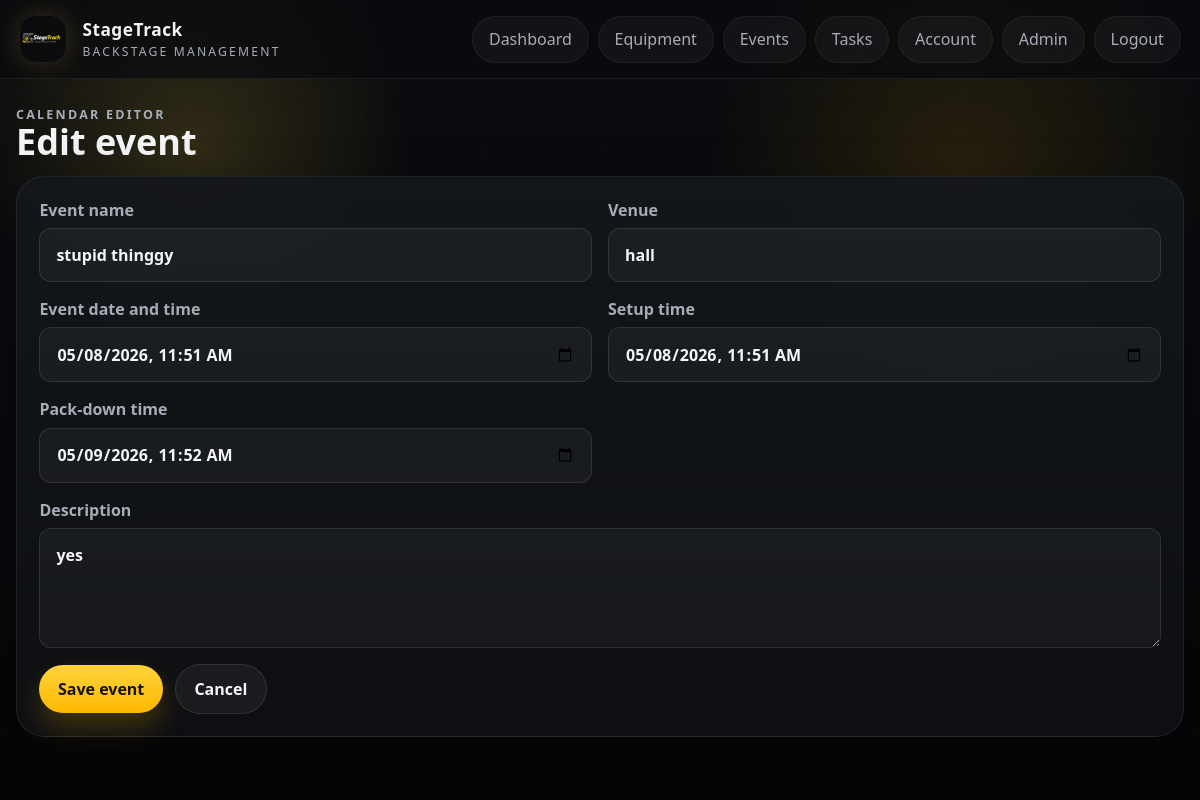
/events/1/edit (signed in), run on the app's committed database.
### app/models.py (models this page shows)
class Event(db.Model):
    id = db.Column(db.Integer, primary_key=True)
    name = db.Column(db.String(120), nullable=False)
    venue = db.Column(db.String(120), nullable=False)
    description = db.Column(db.Text)
    event_date = db.Column(db.DateTime, nullable=False)
    setup_time = db.Column(db.DateTime)
    packdown_time = db.Column(db.DateTime)
    created_by = db.Column(db.Integer, db.ForeignKey("user.id"))
    tasks = db.relationship("Task", back_populates="event", lazy=True)
    checklist_items = db.relationship("ChecklistItem", back_populates="event", lazy=True)
    checkouts = db.relationship("EquipmentCheckout", back_populates="event", lazy=True)

### app/events/routes.py (the view, shortened to what this page needs)
@events_bp.route("/<int:event_id>/edit", methods=["GET", "POST"])
@role_required("Admin", "Teacher", "Stage Manager")
def edit(event_id):
    event = Event.query.get_or_404(event_id)
    return render_template("events/form.html", event=event)

### app/auth/routes.py (called while the page is built)
def current_user():
    user_id = session.get("user_id")
    if not user_id:
        return None
    user = db.session.get(User, user_id)
    if user and not user.is_active:
        session.clear()
        return None
    return user

def role_required(*allowed_roles):
    def decorator(view):
        @wraps(view)
        def wrapped_view(*args, **kwargs):
            user = current_user()
            if not user:
                return redirect(url_for("auth.login"))
            if user.role not in allowed_roles:
                flash("You do not have permission to access that page.", "error")
                return redirect(url_for("dashboard"))
            return view(*args, **kwargs)
        return wrapped_view
    return decorator

@auth_bp.app_context_processor
def inject_user():
    first_user_pending = User.query.count() == 0
    return {
        "current_user": current_user(),
        "manager_roles": MANAGER_ROLES,
        "registration_open": first_user_pending,
    }

### app/templates/events/form.html (shortened to what this page needs)
{% extends "base.html" %}
{% block content %}
<section class="page-header">
    <div>
        <p class="eyebrow">Calendar editor</p>
        <h1>{% if event %}Edit{% else %}Add{% endif %} event</h1>
    </div>
</section>
<section class="panel">
    <form method="post" class="form-grid two-column">
        <label>
            Event name
            <input type="text" name="name" value="{{ event.name if event else '' }}" required>
        </label>
        <label>
            Venue
            <input type="text" name="venue" value="{{ event.venue if event else '' }}" required>
        </label>
        <label>
            Event date and time
            <input type="datetime-local" name="event_date" value="{{ event.event_date.strftime('%Y-%m-%dT%H:%M') if event else '' }}" required>
        </label>
        <label>
            Setup time
            <input type="datetime-local" name="setup_time" value="{{ event.setup_time.strftime('%Y-%m-%dT%H:%M') if event and event.setup_time else '' }}">
        </label>
        <label>
            Pack-down time
            <input type="datetime-local" name="packdown_time" value="{{ event.packdown_time.strftime('%Y-%m-%dT%H:%M') if event and event.packdown_time else '' }}">
        </label>
        <label class="full-width">
            Description
            <textarea name="description" rows="4">{{ event.description if event else '' }}</textarea>
        </label>
        <div class="actions full-width">
            <button class="button button-primary" type="submit">Save event</button>
            <a class="button button-secondary" href="{{ url_for('events.index') }}">Cancel</a>
        </div>
    </form>
</section>
{% endblock %}

### app/static/css/styles.css (style rules this page uses)
:root { --bg: #070809; --bg-soft: #101214; --surface: rgba(18, 20, 24, 0.92); --surface-strong: #14171b; --surface-soft: rgba(255, 255, 255, 0.04); --card: rgba(23, 26, 31, 0.88); --ink: #f4f5f7; --muted: #a6adb8; --line: rgba(255, 255, 255, 0.1); --gold: #ffd33d; --gold-strong: #ffb800; --gold-soft: rgba(255, 211, 61, 0.12); --accent: #f2ede3; --danger: #ff7d7d; --success: #69d48f; --shadow: 0 24px 60px rgba(0, 0, 0, 0.45); --shadow-soft: 0 14px 36px rgba(0, 0, 0, 0.25); --radius-xl: 28px; --radius-lg: 22px; --radius-md: 16px; --radius-sm: 12px; }
* { box-sizing: border-box; }
html { scroll-behavior: smooth; }
body { margin: 0; color: var(--ink); font-family: "Trebuchet MS", "Segoe UI", sans-serif; background: radial-gradient(circle at 16% 18%, rgba(255, 211, 61, 0.16), transparent 18%), radial-gradient(circle at 80% 22%, rgba(255, 184, 0, 0.12), transparent 22%), linear-gradient(180deg, #0a0b0d 0%, #090b0f 38%, #050607 100%); min-height: 100vh; position: relative; }
a { color: inherit; text-decoration: none; }
button, input, select, textarea { font: inherit; }
.hero, .panel, .auth-card, .stat-card, .mini-panel { background: linear-gradient(180deg, rgba(20, 23, 27, 0.95), rgba(14, 16, 19, 0.92)); border: 1px solid rgba(255, 255, 255, 0.08); border-radius: var(--radius-xl); box-shadow: var(--shadow); }
.hero-content, .hero-panel, .panel, .auth-card, .mini-panel { position: relative; z-index: 1; }
.hero-badge, .eyebrow { display: inline-flex; align-items: center; gap: 0.45rem; margin: 0; color: var(--gold); text-transform: uppercase; letter-spacing: 0.18em; font-size: 0.78rem; font-weight: 700; }
.hero-copy, .page-header p, .empty-state, .flash, label, td, th, tbody span, .support-copy { color: var(--muted); }
.panel, .auth-card, .mini-panel { padding: 1.4rem; }
.mini-panel h2, .panel h2, .page-header h1, .auth-card h1, .section-title { margin: 0; color: var(--ink); }
.page-header { display: grid; gap: 0.9rem; margin-bottom: 1rem; }
.page-header-inline, .panel-header, .filter-bar, .actions, .inline-form, .hero-actions, .auth-actions, .split-actions { display: flex; gap: 0.75rem; align-items: center; flex-wrap: wrap; }
.page-header h1 { font-size: clamp(2rem, 3vw, 3rem); line-height: 1; }
.button, .button-link { display: inline-flex; align-items: center; justify-content: center; border-radius: 999px; padding: 0.82rem 1.16rem; border: none; cursor: pointer; font-weight: 700; transition: 160ms ease; }
.button-primary { background: linear-gradient(180deg, var(--gold) 0%, var(--gold-strong) 100%); color: #15120a; box-shadow: 0 14px 28px rgba(255, 184, 0, 0.22); }
.button-secondary { background: rgba(255, 255, 255, 0.05); color: var(--ink); border: 1px solid rgba(255, 255, 255, 0.1); }
.form-grid { display: grid; gap: 1rem; }
.two-column { grid-template-columns: repeat(2, minmax(0, 1fr)); }
.full-width { grid-column: 1 / -1; }
label { display: grid; gap: 0.45rem; font-weight: 700; }
input, select, textarea { width: 100%; padding: 0.92rem 1rem; border-radius: var(--radius-sm); border: 1px solid rgba(255, 255, 255, 0.1); background: rgba(255, 255, 255, 0.04); color: var(--ink); }
input::placeholder, textarea::placeholder { color: #7e8793; }

### data on the page
Event: name "stupid thinggy", venue "hall", event_date "05/08/2026 11:51", setup_time "05/08/2026 11:51", packdown_time "05/09/2026 11:52", description "yes"
